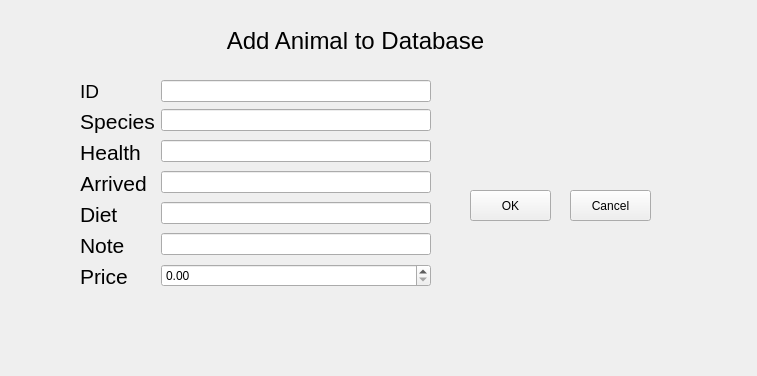
<?xml version="1.0" encoding="UTF-8"?>
<ui version="4.0">
 <class>AddForm</class>
 <widget class="QWidget" name="AddForm">
  <property name="geometry">
   <rect>
    <x>0</x>
    <y>0</y>
    <width>757</width>
    <height>376</height>
   </rect>
  </property>
  <property name="windowTitle">
   <string>Form</string>
  </property>
  <widget class="QFrame" name="frame">
   <property name="geometry">
    <rect>
     <x>60</x>
     <y>80</y>
     <width>631</width>
     <height>271</height>
    </rect>
   </property>
   <property name="frameShape">
    <enum>QFrame::NoFrame</enum>
   </property>
   <property name="frameShadow">
    <enum>QFrame::Raised</enum>
   </property>
   <widget class="QPushButton" name="pushButton">
    <property name="geometry">
     <rect>
      <x>410</x>
      <y>110</y>
      <width>81</width>
      <height>31</height>
     </rect>
    </property>
    <property name="text">
     <string>OK</string>
    </property>
   </widget>
   <widget class="QPushButton" name="pushButton_2">
    <property name="geometry">
     <rect>
      <x>510</x>
      <y>110</y>
      <width>81</width>
      <height>31</height>
     </rect>
    </property>
    <property name="text">
     <string>Cancel</string>
    </property>
   </widget>
   <widget class="QWidget" name="formLayoutWidget">
    <property name="geometry">
     <rect>
      <x>20</x>
      <y>0</y>
      <width>351</width>
      <height>241</height>
     </rect>
    </property>
    <layout class="QFormLayout" name="formLayout">
     <item row="0" column="0">
      <widget class="QLabel" name="label_2">
       <property name="font">
        <font>
         <pointsize>14</pointsize>
        </font>
       </property>
       <property name="text">
        <string>ID</string>
       </property>
       <property name="alignment">
        <set>Qt::AlignCenter</set>
       </property>
      </widget>
     </item>
     <item row="0" column="1">
      <widget class="QLineEdit" name="lineEdit"/>
     </item>
     <item row="1" column="0">
      <widget class="QLabel" name="label_3">
       <property name="font">
        <font>
         <pointsize>16</pointsize>
         <italic>false</italic>
        </font>
       </property>
       <property name="text">
        <string>Species</string>
       </property>
       <property name="alignment">
        <set>Qt::AlignCenter</set>
       </property>
      </widget>
     </item>
     <item row="1" column="1">
      <widget class="QLineEdit" name="lineEdit_2"/>
     </item>
     <item row="2" column="0">
      <widget class="QLabel" name="label_4">
       <property name="font">
        <font>
         <pointsize>16</pointsize>
        </font>
       </property>
       <property name="text">
        <string>Health</string>
       </property>
       <property name="alignment">
        <set>Qt::AlignCenter</set>
       </property>
      </widget>
     </item>
     <item row="2" column="1">
      <widget class="QLineEdit" name="lineEdit_3"/>
     </item>
     <item row="3" column="0">
      <widget class="QLabel" name="label_5">
       <property name="font">
        <font>
         <pointsize>16</pointsize>
         <italic>false</italic>
        </font>
       </property>
       <property name="text">
        <string>Arrived</string>
       </property>
       <property name="alignment">
        <set>Qt::AlignCenter</set>
       </property>
      </widget>
     </item>
     <item row="3" column="1">
      <widget class="QLineEdit" name="lineEdit_4"/>
     </item>
     <item row="4" column="0">
      <widget class="QLabel" name="label_6">
       <property name="font">
        <font>
         <pointsize>16</pointsize>
        </font>
       </property>
       <property name="text">
        <string>Diet</string>
       </property>
      </widget>
     </item>
     <item row="5" column="0">
      <widget class="QLabel" name="label_7">
       <property name="font">
        <font>
         <pointsize>16</pointsize>
        </font>
       </property>
       <property name="text">
        <string>Note</string>
       </property>
      </widget>
     </item>
     <item row="4" column="1">
      <widget class="QLineEdit" name="lineEdit_5"/>
     </item>
     <item row="5" column="1">
      <widget class="QLineEdit" name="lineEdit_6"/>
     </item>
     <item row="6" column="1">
      <widget class="QDoubleSpinBox" name="doubleSpinBox"/>
     </item>
     <item row="6" column="0">
      <widget class="QLabel" name="label_8">
       <property name="font">
        <font>
         <pointsize>16</pointsize>
        </font>
       </property>
       <property name="text">
        <string>Price</string>
       </property>
      </widget>
     </item>
    </layout>
   </widget>
  </widget>
  <widget class="QLabel" name="label">
   <property name="geometry">
    <rect>
     <x>210</x>
     <y>-10</y>
     <width>291</width>
     <height>101</height>
    </rect>
   </property>
   <property name="font">
    <font>
     <pointsize>18</pointsize>
    </font>
   </property>
   <property name="text">
    <string>Add Animal to Database</string>
   </property>
   <property name="alignment">
    <set>Qt::AlignCenter</set>
   </property>
  </widget>
 </widget>
 <resources/>
 <connections/>
</ui>
